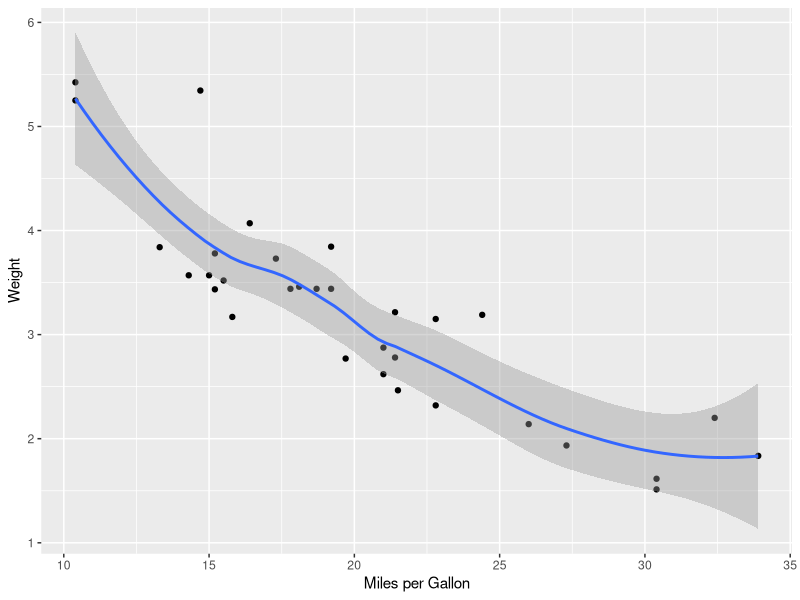

This chart was generated by the following R code:
## ---- chunk 1
2 + 2
## ---- chunk 2
(3 / 4) + 2 * (1 + 3)
## ---- chunk 3
x <- (3 / 4) + 2 * (1 + 3)
## ---- chunk 4
x
## ---- chunk 5
head(mtcars)
## ---- chunk 6
mean(mtcars$mpg)
## ---- chunk 7
library(ggplot2)

ggplot(mtcars, aes(x = mpg, y = wt)) +
  geom_point() +
  geom_smooth() +
  labs(x = "Miles per Gallon",
       y = "Weight")
